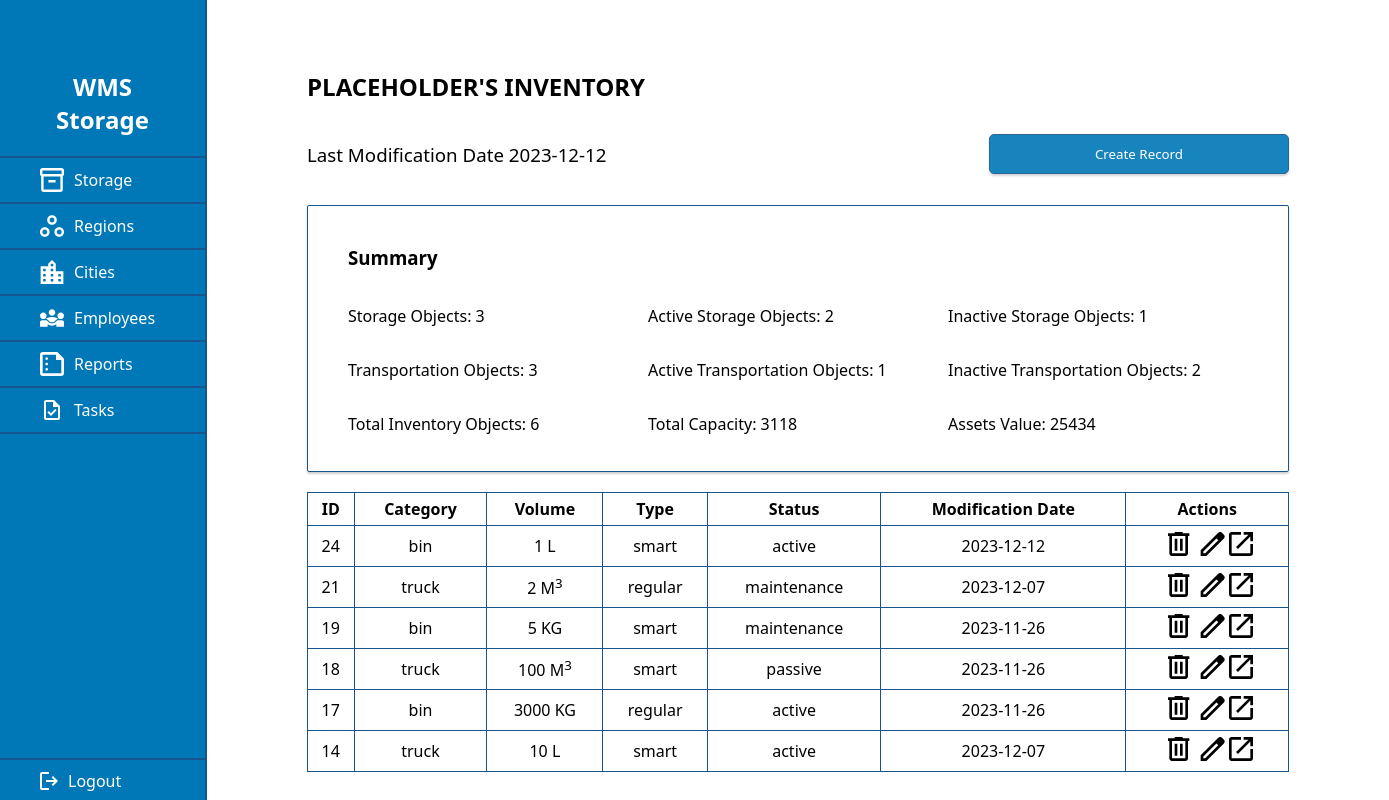
/view/storage/storage.php (signed in), run on an earlier commit of the app's database.
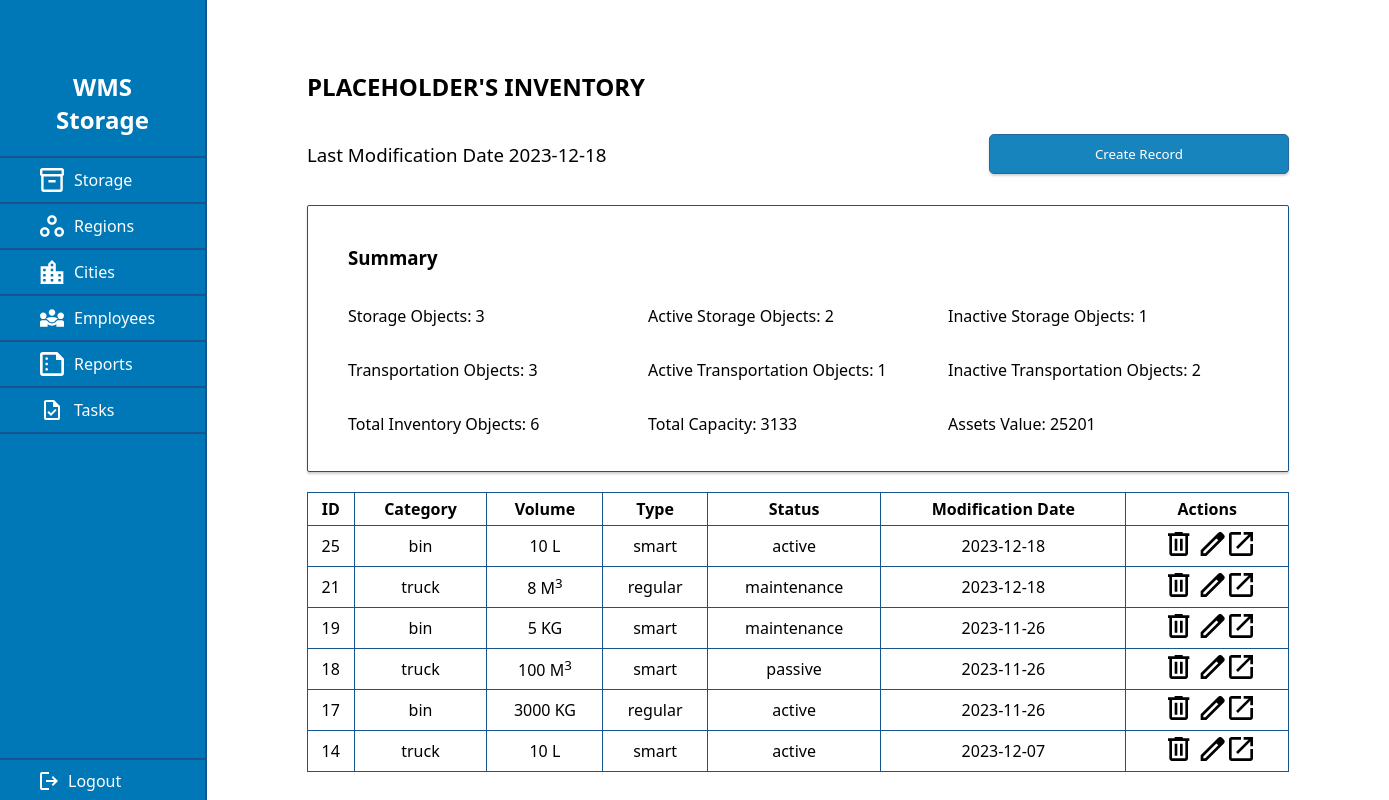
And on a later commit of the database.
### tables this page shows
CREATE TABLE `storage` (
  `id` int(11) NOT NULL,
  `category` varchar(100) NOT NULL,
  `volume` int(11) NOT NULL,
  `volume_unit` varchar(100) NOT NULL,
  `type` varchar(100) NOT NULL,
  `initial_status` varchar(100) NOT NULL,
  `value` int(11) NOT NULL,
  `value_unit` varchar(100) NOT NULL,
  `autonotifier` varchar(100) NOT NULL,
  `quantity` int(11) NOT NULL,
  `lifetime` int(11) NOT NULL,
  `lifetime_unit` varchar(100) NOT NULL,
  `temporary_storage` varchar(100) NOT NULL,
  `modification_date` date DEFAULT NULL
);

### model/Storage.php (called while the page is built, shortened)
<?php
class Storage
{
    private $db;
    private $table = 'storage';
    public function __construct()
    {
        $this->db = new Database();
    }
    public function getAll()
    {
        try {
            $result = $this->db->queryRaw("SELECT * FROM $this->table");
            return $result;
        } catch (Exception $e) {
            var_dump($e->getMessage());
            return $e;
        }
        return false;
    }
}

### database/index.php (called while the page is built, shortened)
<?php
class Database
{
    private $connection;
    public function __construct(String $username = Constants::DB_USER, String $password = Constants::DB_PASSWORD)
    {
        $this->connection = new mysqli(Constants::DB_HOST, $username, $password, Constants::DB_NAME);
    }
    public function queryRaw(String $query): mysqli_result|String
    {
        try {
            return $this->connection->query($query);
        } catch (Exception $e) {
            return $e->getMessage();
        }
    }
}
?>

### controller/ControllerStorage.php (called while the page is built, shortened)
<?php
class ControllerStorage
{
    private $entity;
    public function __construct()
    {
        $this->entity = new Storage();
    }
    public function getAllRecords()
    {
        $queryResult =  $this->entity->getAll();
        if ($queryResult->num_rows > 0) {
            $fetchResult = $queryResult->fetch_all(MYSQLI_ASSOC);
            return $fetchResult;
        }
        return false;
    }
}

### view/storage/storage.php (the view, shortened to what the rows shown need)
<?php
$controller = new ControllerStorage();
$records = $controller->getAllRecords();
$records = is_array($records) ? $records : [];
function editActionHTML($id)
{
    return  "
        <td class='storage-table-data'>
        <button class='storage-table-data-delete-btn' onclick='deleteItem($id)'>
            <svg width='22' height='24' viewBox='0 0 22 24' fill='none' xmlns='http://www.w3.org/2000/svg'>
                <path d='M4 24C3.26667 24 2.63889 23.7389 2.11667 23.2167C1.59444 22.6944 1.33333 22.0667 1.33333 21.3333V4H0V1.33333H6.66667V0H14.6667V1.33333H21.3333V4H20V21.3333C20 22.0667 19.7389 22.6944 19.2167 23.2167C18.6944 23.7389 18.0667 24 17.3333 24H4ZM17.3333 4H4V21.3333H17.3333V4ZM6.66667 18.6667H9.33333V6.66667H6.66667V18.6667ZM12 18.6667H14.6667V6.66667H12V18.6667Z' fill='black'/>
            </svg>
        </button>
        <a href='./storage-view-record.php?edit=true&id=$id'>
            <svg width='25' height='24' viewBox='0 0 25 24' fill='none' xmlns='http://www.w3.org/2000/svg'>
                <path
                    d='M3.33341 21.3333H5.23342L18.2667 8.3L16.3667 6.4L3.33341 19.4333V21.3333ZM0.666748 24V18.3333L18.2667 0.766667C18.5334 0.522222 18.8279 0.333333 19.1501 0.2C19.4723 0.0666667 19.8112 0 20.1667 0C20.5223 0 20.8667 0.0666667 21.2001 0.2C21.5334 0.333333 21.8223 0.533333 22.0667 0.8L23.9001 2.66667C24.1667 2.91111 24.3612 3.2 24.4834 3.53333C24.6056 3.86667 24.6667 4.2 24.6667 4.53333C24.6667 4.88889 24.6056 5.22778 24.4834 5.55C24.3612 5.87222 24.1667 6.16667 23.9001 6.43333L6.33342 24H0.666748ZM17.3001 7.36667L16.3667 6.4L18.2667 8.3L17.3001 7.36667Z'
                    fill='black' />
            </svg>
        </a>
        <a href='./storage-view-record.php?id=$id'>
            <svg width='24' height='24' viewBox='0 0 24 24' fill='none' xmlns='http://www.w3.org/2000/svg'>
                <path
                    d='M2.66667 24C1.93333 24 1.30556 23.7389 0.783333 23.2167C0.261111 22.6944 0 22.0667 0 21.3333V2.66667C0 1.93333 0.261111 1.30556 0.783333 0.783333C1.30556 0.261111 1.93333 0 2.66667 0H12V2.66667H2.66667V21.3333H21.3333V12H24V21.3333C24 22.0667 23.7389 22.6944 23.2167 23.2167C22.6944 23.7389 22.0667 24 21.3333 24H2.66667ZM8.93333 16.9333L7.06667 15.0667L19.4667 2.66667H14.6667V0H24V9.33333H21.3333V4.53333L8.93333 16.9333Z'
                    fill='black' />
            </svg>
        </a>
    </td>";
}
function handleVolumeUnit($unit)
{
    switch ($unit) {
        case 'cubicmeter':
            return " M<sup>3</sup>";
            break;
        case 'liter':
            return " L";
            break;
        case 'kilogram':
            return " KG";
            break;
    }
}
?>
<!DOCTYPE html>
<html lang="en">
<head>
    <link rel="stylesheet" href="../../css/index.css">
</head>
<body>
    <?php include("../header.php"); ?>
    <main class="storage-main">
        <h2 class="storage-header">PLACEHOLDER'S INVENTORY</h2>
        <section class="storage-subheader-wrapper">
            <h3 class="storage-subheader" style="font-weight: 500;">Last Modification Date <?php echo (end($records)['modification_date']) ?></h3>
            <div class="storage-subheader-buttons">
                <button class="btn btn-blue btn-create-record">
                </button>
            </div>
        </section>
        <section class="storage-table-wrapper">
            <table class="storage-table">
                <tr class="storage-table-header">
                    <th class="storage-table-header-data">ID</th>
                    <th class="storage-table-header-data">Category</th>
                    <th class="storage-table-header-data">Volume</th>
                    <th class="storage-table-header-data">Type</th>
                    <th class="storage-table-header-data">Status</th>
                    <th class="storage-table-header-data">Modification Date</th>
                    <th class="storage-table-header-data">Actions</th>
                </tr>
                <?php
                if (sizeof($records) > 0) {
                    $records = array_reverse($records);
                    foreach ($records as $record) {
                        $id = $record['id'];
                        $category = $record['category'];
                        $volume = $record['volume'] . handleVolumeUnit($record['volume_unit']);
                        $type = $record['type'];
                        $status = $record['initial_status'];
                        $date = $record['modification_date'];
                        echo "<tr>";
                        echo "<td class='storage-table-data'>$id</td>";
                        echo "<td class='storage-table-data'>$category</td>";
                        echo "<td class='storage-table-data'>$volume</td>";
                        echo "<td class='storage-table-data'>$type</td>";
                        echo "<td class='storage-table-data'>$status</td>";
                        echo "<td class='storage-table-data'>$date</td>";
                        echo editActionHTML($id);
                        echo "</tr>";
                    }
                } else {
                    echo "<tr><td colspan='12' align='center'>No information.</td></tr>";
                }
                ?>
            </table>
        </section>
    </main>
</body>
</html>

What changed in the data, as far as the page shows it:
removed storage: modification_date "2023-12-12", id "24", category "bin", volume "1 L", type "smart", initial_status "active"
added storage: modification_date "2023-12-18", id "25", category "bin", volume "10 L", type "smart", initial_status "active"
changed storage id 21: volume "2" → "8"; modification_date "2023-12-07" → "2023-12-18"
Also different on the page:
$stats['totalVolume']: "3118" → "3133"
$stats['totalPrice']: "25434" → "25201"
